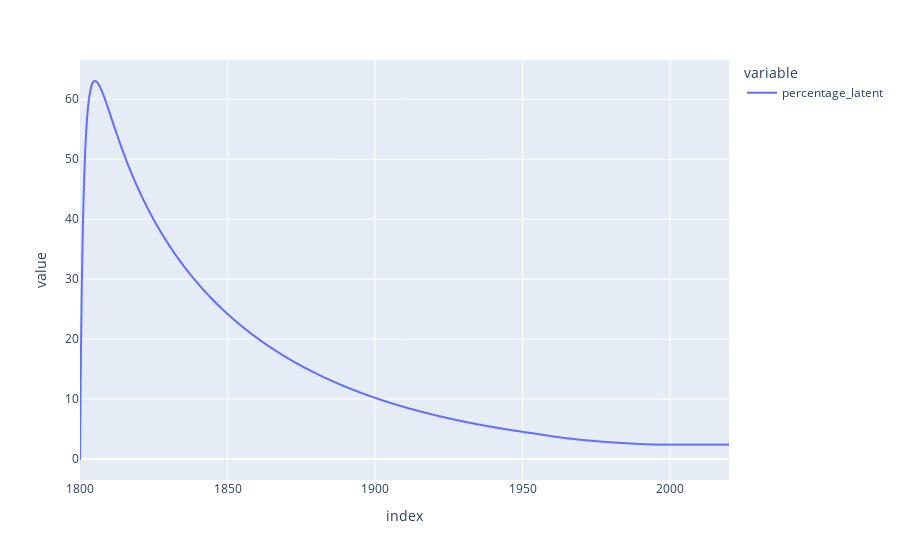

Notebook source saved alongside this figure:
### Code cell
derived_df_0.percentage_latent.plot()

### Figure 1 — Plotly figure (JSON) as saved in the notebook; plotly's stock layout.template omitted (floating-point values rounded to 4 significant figures; data arrays with more than 128 entries replaced by an {"elided": "..."} marker saying what was removed)
{"data": [{"hovertemplate": "variable=percentage_latent<br>index=%{x}<br>value=%{y}<extra></extra>", "legendgroup": "percentage_latent", "line": {"color": "#636efa", "dash": "solid"}, "marker": {"symbol": "circle"}, "mode": "lines", "name": "percentage_latent", "showlegend": true, "type": "scattergl", "x": {"elided": "2201 float values"}, "xaxis": "x", "y": {"elided": "2201 float values"}, "yaxis": "y"}], "layout": {"legend": {"title": {"text": "variable"}, "tracegroupgap": 0}, "margin": {"t": 60}, "xaxis": {"anchor": "y", "domain": [0, 1], "title": {"text": "index"}}, "yaxis": {"anchor": "x", "domain": [0, 1], "title": {"text": "value"}}}}
